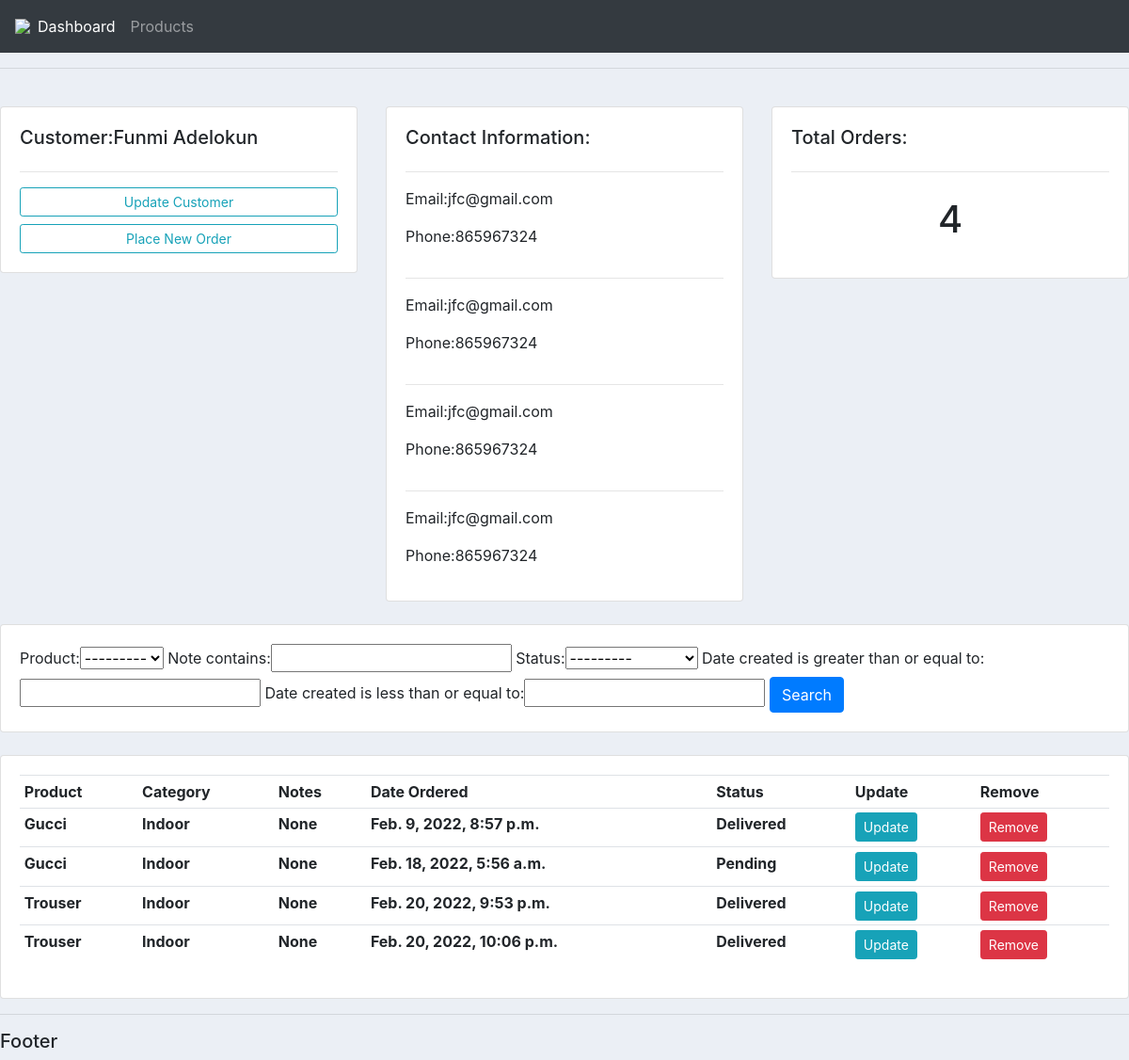
The app's page /customer/2/ with its own data.
### accounts/models.py (models this page shows, shortened)
class Customer(models.Model):
    name=models.CharField(max_length=200,null=True)
    surname=models.CharField(max_length=200,null=True)
    email=models.CharField(max_length=200,null=True)
    date_created=models.DateTimeField(auto_now_add=True)
    phone=models.CharField(max_length=100,null=True)

class Order(models.Model):
    STATUS=(
        ('Delivered','Delivered'),
        ('Pending','Pending'),
        ('Out for Delivery','Out for Delivery')
    )
    customer=models.ForeignKey(Customer,on_delete=models.CASCADE,null=True)
    product=models.ForeignKey(Product,on_delete=models.CASCADE,null=True)
    note=models.CharField(max_length=200,null=True)
    date_created=models.DateTimeField(auto_now_add=True,null=True)
    status=models.CharField(max_length=100,null=True,choices=STATUS)

class Product(models.Model):
    CATEGORY=(
        ('Indoor','Indoor'),
        ('Outdoor','Outdoor')
    )
    name=models.CharField(max_length=100,null=True)
    price=models.FloatField()
    category=models.CharField(max_length=255,null=True,choices=CATEGORY)
    description=models.CharField(max_length=255,null=True,blank=True)
    tags=models.ManyToManyField(Tag)
    date_created=models.DateTimeField(auto_now_add=True,null=True)
    def __str__(self):
        return self.name

### accounts/views.py (the view)
# urls.py: path('customer/<int:pk_id>/',views.customer,name='customer'),
def customer(request,pk_id):
    try:
        customer=Customer.objects.get(id=pk_id)
        orders=customer.order_set.all()      #what does it do
        total_orders=orders.count()
        myFilter=OrderFilter(request.GET,queryset=orders)
        orders=myFilter.qs
    except:
        customer={}
        orders={}
        myFilter={}
        total_orders=""
    context={
        'customer':customer,
        'orders':orders,
        'total_orders':total_orders,
        'myFilter':myFilter,
    }
    return render(request,'customer.html',context)

### template/customer.html
{% extends 'main.html' %}
{% block content %}
<br>
    <div class='row'>
        <div class='col-md'>
            <div class='card card-body'>
                <h5>Customer:{{ customer.name }} {{customer.surname}}</h5>
<hr>
                         <a class='btn btn-outline-info btn-sm btn-block' href="">Update Customer</a>
                        <a class='btn btn-outline-info btn-sm btn-block' href="{% url 'orderform' customer.id %}">Place New Order</a>
            </div>
        </div>
                    <div class='col-md'>
                        <div class='card card-body'>
                            <h5>Contact Information:</h5>
                        {% for info in orders %}
                    <hr>
                            <p>Email:{{ info.customer.email}}</p>
                            <p>Phone:{{ info.customer.phone}}</p>
                        {% endfor %}
                        </div>
                    </div>
        <div class='col-md'>
            <div class='card card-body'>
                <h5>Total Orders:</h5>
        <hr>
            <h1 style='text-align:center;padding:10px'>{{ total_orders }}</h1>
            </div>
        </div>
    </div>
<br>
                <div class='row'>
                    <div class ='col'>
                        <div class='card card-body'>
                        <form method='GET'>
                        {{myFilter.form}}
                        <button class="btn btn-primary" type="submit">Search</button>
                        </form>
                        </div>
                        </div>
                        </div>
            <br>
                <div class='row'>
                    <div class ='col-md'>
                        <div class='card card-body'>
                            <table class='table table-sm'>
                                <tr>
                                    <th>Product</th>
                                    <th>Category</th>
                                    <th>Notes</th>
                                    <th>Date Ordered</th>
                                    <th>Status</th>
                                    <th>Update</th>
                                    <th>Remove</th>
                                </tr>
                                    {% for order in orders %}
                                <tr>
                                    <th>{{ order.product }}</th>
                                    <th>{{ order.product.category }}</th>
                                    <th>{{ order.note }}
                                    <th>{{ order.date_created }}</th>
                                    <th>{{ order.status }}</th>
                                    <th><a class="btn btn-sm btn-info" href="{% url 'updates' order.id %}">Update</a></th>
                                    <th><a class="btn btn-sm btn-danger" href="{% url 'delete' order.id %}">Remove</a></th>
                                    {% endfor %}
                                </tr>
                            </table>
                        </div>
                    </div>
                </div>
{% endblock  %}

### static/css/main.css (style rules this page uses)
body { background-color:#ebeff5; }

### records on screen
Customer: name "Funmi", surname "Adelokun"
Order: customer.email "jfc@gmail.com", customer.phone "865967324", product "Gucci", product.category "Indoor", note "None", date_created "Feb. 9, 2022, 8:57 p.m.", status "Delivered"
Order: customer.email "jfc@gmail.com", customer.phone "865967324", product "Gucci", product.category "Indoor", note "None", date_created "Feb. 18, 2022, 5:56 a.m.", status "Pending"
Order: customer.email "jfc@gmail.com", customer.phone "865967324", product "Trouser", product.category "Indoor", note "None", date_created "Feb. 20, 2022, 9:53 p.m.", status "Delivered"
Order: customer.email "jfc@gmail.com", customer.phone "865967324", product "Trouser", product.category "Indoor", note "None", date_created "Feb. 20, 2022, 10:06 p.m.", status "Delivered"

### other values on screen
{{ total_orders }} "4"
